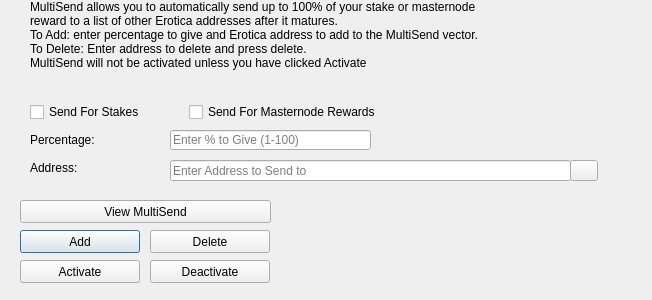
<?xml version="1.0" encoding="UTF-8"?>
<ui version="4.0">
 <class>MultiSendDialog</class>
 <widget class="QDialog" name="MultiSendDialog">
  <property name="windowModality">
   <enum>Qt::NonModal</enum>
  </property>
  <property name="geometry">
   <rect>
    <x>0</x>
    <y>0</y>
    <width>652</width>
    <height>300</height>
   </rect>
  </property>
  <property name="windowTitle">
   <string>MultiSend</string>
  </property>
  <widget class="QLineEdit" name="multiSendPercentEdit">
   <property name="geometry">
    <rect>
     <x>170</x>
     <y>130</y>
     <width>201</width>
     <height>20</height>
    </rect>
   </property>
   <property name="toolTip">
    <string>Enter whole numbers 1 - 100</string>
   </property>
   <property name="placeholderText">
    <string>Enter % to Give (1-100)</string>
   </property>
  </widget>
  <widget class="QLineEdit" name="multiSendAddressEdit">
   <property name="geometry">
    <rect>
     <x>170</x>
     <y>160</y>
     <width>401</width>
     <height>21</height>
    </rect>
   </property>
   <property name="toolTip">
    <string/>
   </property>
   <property name="placeholderText">
    <string>Enter Address to Send to</string>
   </property>
  </widget>
  <widget class="QLabel" name="label_2">
   <property name="geometry">
    <rect>
     <x>30</x>
     <y>0</y>
     <width>451</width>
     <height>121</height>
    </rect>
   </property>
   <property name="lineWidth">
    <number>1</number>
   </property>
   <property name="text">
    <string>MultiSend allows you to automatically send up to 100% of your stake or masternode reward to a list of other Erotica addresses after it matures.
To Add: enter percentage to give and Erotica address to add to the MultiSend vector.
To Delete: Enter address to delete and press delete.
MultiSend will not be activated unless you have clicked Activate</string>
   </property>
   <property name="alignment">
    <set>Qt::AlignLeading|Qt::AlignLeft|Qt::AlignTop</set>
   </property>
   <property name="wordWrap">
    <bool>true</bool>
   </property>
  </widget>
  <widget class="QLabel" name="message">
   <property name="geometry">
    <rect>
     <x>290</x>
     <y>200</y>
     <width>351</width>
     <height>91</height>
    </rect>
   </property>
   <property name="text">
    <string/>
   </property>
  </widget>
  <widget class="QPushButton" name="addButton">
   <property name="geometry">
    <rect>
     <x>20</x>
     <y>230</y>
     <width>120</width>
     <height>23</height>
    </rect>
   </property>
   <property name="toolTip">
    <string/>
   </property>
   <property name="statusTip">
    <string>Add to MultiSend Vector</string>
   </property>
   <property name="text">
    <string>Add</string>
   </property>
  </widget>
  <widget class="QPushButton" name="disableButton">
   <property name="geometry">
    <rect>
     <x>150</x>
     <y>260</y>
     <width>120</width>
     <height>23</height>
    </rect>
   </property>
   <property name="statusTip">
    <string>Deactivate MultiSend</string>
   </property>
   <property name="text">
    <string>Deactivate</string>
   </property>
  </widget>
  <widget class="QPushButton" name="addressBookButton">
   <property name="geometry">
    <rect>
     <x>570</x>
     <y>160</y>
     <width>28</width>
     <height>21</height>
    </rect>
   </property>
   <property name="toolTip">
    <string>Choose an address from the address book</string>
   </property>
   <property name="text">
    <string/>
   </property>
   <property name="icon">
    <iconset resource="../erotica.qrc">
     <normaloff>:/icons/address-book</normaloff>:/icons/address-book</iconset>
   </property>
   <property name="shortcut">
    <string>Alt+A</string>
   </property>
   <property name="autoDefault">
    <bool>false</bool>
   </property>
  </widget>
  <widget class="QLabel" name="label">
   <property name="geometry">
    <rect>
     <x>30</x>
     <y>130</y>
     <width>121</width>
     <height>20</height>
    </rect>
   </property>
   <property name="toolTip">
    <string>Percentage of stake to send</string>
   </property>
   <property name="text">
    <string>Percentage:</string>
   </property>
  </widget>
  <widget class="QLabel" name="label_5">
   <property name="geometry">
    <rect>
     <x>30</x>
     <y>160</y>
     <width>111</width>
     <height>16</height>
    </rect>
   </property>
   <property name="toolTip">
    <string>Address to send portion of stake to</string>
   </property>
   <property name="text">
    <string>Address:</string>
   </property>
  </widget>
  <widget class="QPushButton" name="deleteButton">
   <property name="geometry">
    <rect>
     <x>150</x>
     <y>230</y>
     <width>120</width>
     <height>23</height>
    </rect>
   </property>
   <property name="toolTip">
    <string/>
   </property>
   <property name="statusTip">
    <string>Delete Address From MultiSend Vector</string>
   </property>
   <property name="text">
    <string>Delete</string>
   </property>
  </widget>
  <widget class="QPushButton" name="activateButton">
   <property name="geometry">
    <rect>
     <x>20</x>
     <y>260</y>
     <width>120</width>
     <height>23</height>
    </rect>
   </property>
   <property name="statusTip">
    <string>Activate MultiSend</string>
   </property>
   <property name="text">
    <string>Activate</string>
   </property>
  </widget>
  <widget class="QPushButton" name="viewButton">
   <property name="geometry">
    <rect>
     <x>20</x>
     <y>200</y>
     <width>251</width>
     <height>23</height>
    </rect>
   </property>
   <property name="toolTip">
    <string/>
   </property>
   <property name="statusTip">
    <string>View MultiSend Vector</string>
   </property>
   <property name="text">
    <string>View MultiSend</string>
   </property>
  </widget>
  <widget class="QWidget" name="horizontalLayoutWidget">
   <property name="geometry">
    <rect>
     <x>30</x>
     <y>100</y>
     <width>351</width>
     <height>24</height>
    </rect>
   </property>
   <layout class="QHBoxLayout" name="horizontalLayout">
    <item>
     <widget class="QCheckBox" name="multiSendStakeCheckBox">
      <property name="text">
       <string>Send For Stakes</string>
      </property>
     </widget>
    </item>
    <item>
     <widget class="QCheckBox" name="multiSendMasternodeCheckBox">
      <property name="text">
       <string>Send For Masternode Rewards</string>
      </property>
     </widget>
    </item>
   </layout>
  </widget>
 </widget>
 <resources>
  <include location="../erotica.qrc"/>
 </resources>
 <connections/>
</ui>
